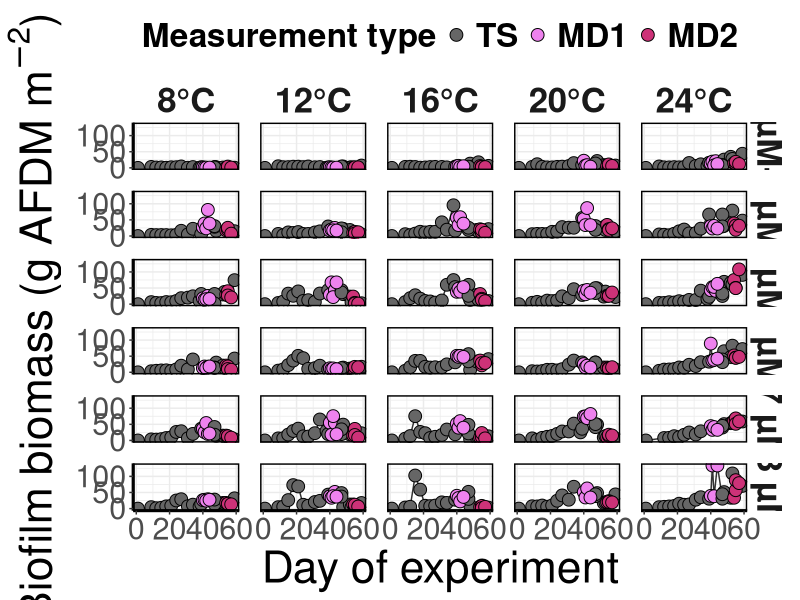
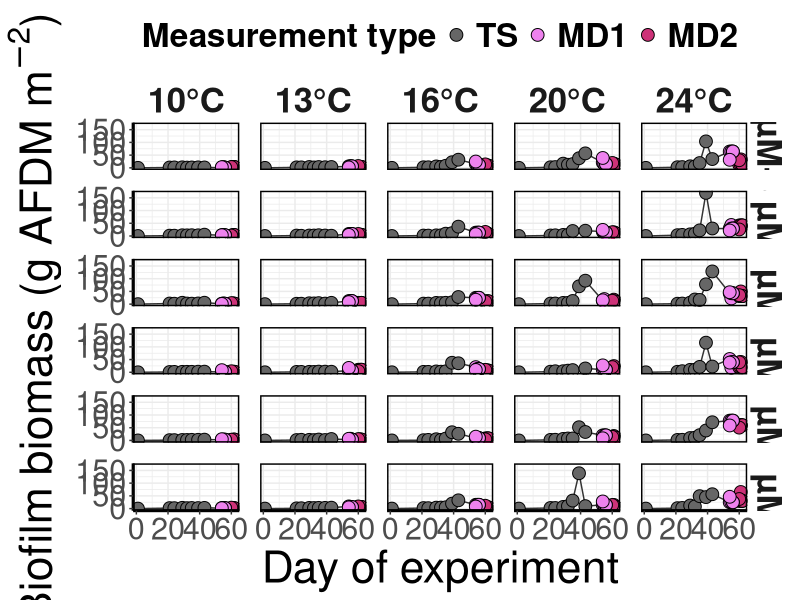
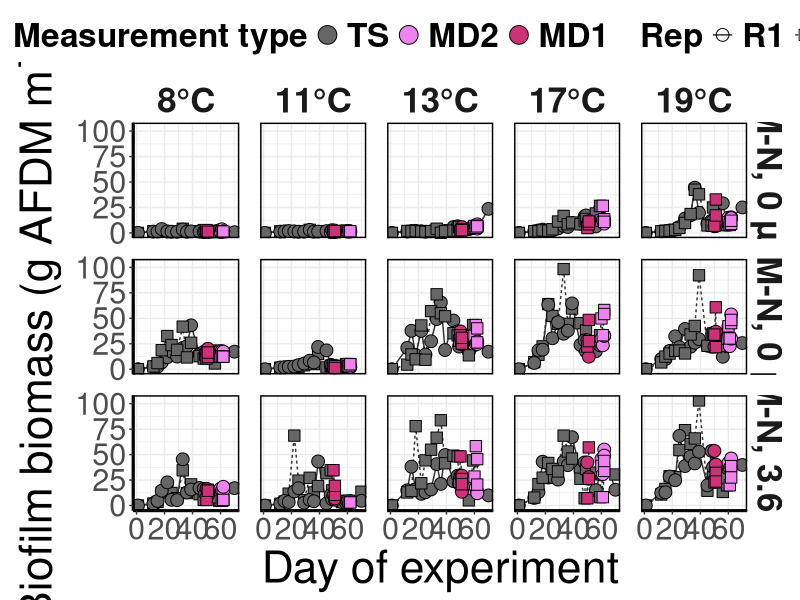

Here is the R script that generated these plots, in order:
# JMH 2023
# Generates Fig. 2, S4, and S5
# update 2 Jul 24

library(tidyverse)

# Data ---- 

## smp dates ----
  D1_2015_met <- as.Date("2015-07-15", format = "%Y-%m-%d")
  D2_2015_met <- as.Date("2015-07-27", format = "%Y-%m-%d")
  D1_2015_up <- as.Date("2015-07-20", format = "%Y-%m-%d")
  D2_2015_up <- as.Date("2015-07-28", format = "%Y-%m-%d")
  # these are split over 2 days, took second
  D1_2015_nfix <- as.Date("2015-07-17", format = "%Y-%m-%d")
  D2_2015_nfix <- as.Date("2015-07-30", format = "%Y-%m-%d")
  
  D1_2016_met <- as.Date("2016-07-27", format = "%Y-%m-%d")
  D2_2016_met <- as.Date("2016-08-02", format = "%Y-%m-%d")
  D1_2016_up <- as.Date("2016-07-28", format = "%Y-%m-%d") 
  D2_2016_up <- as.Date("2016-08-03", format = "%Y-%m-%d")
  # these are split over 2 days, took second
  D1_2016_nfix <- as.Date("2016-07-26", format = "%Y-%m-%d")
  D2_2016_nfix <- as.Date("2016-08-01", format = "%Y-%m-%d")
  
  D1_2017_met <- as.Date("2017-07-11", format = "%Y-%m-%d")
  D2_2017_met <- as.Date("2017-07-22", format = "%Y-%m-%d")
  D1_2017_up <- as.Date("2017-07-12", format = "%Y-%m-%d")
  D2_2017_up <- as.Date("2017-07-23", format = "%Y-%m-%d")
  # these are split over 2 days, took second
  D1_2017_nfix <- as.Date("2017-07-15", format = "%Y-%m-%d")
  D2_2017_nfix <- as.Date("2017-07-21", format = "%Y-%m-%d")

BMsmp2015 <- read.csv("01_Data/2015ChannelAFDM_cleaned.csv", row.names = 1) %>% 
              pivot_longer(cols = c(Met_gAFDM_m2:Nfix_gAFDM_m2), names_to = "Response", values_to = "gAFDM_m2") %>% 
              mutate(MetDate2 = case_when(MetDate == "D1" & Response == "Met_gAFDM_m2" ~ D1_2015_met,
                                          MetDate == "D2" & Response == "Met_gAFDM_m2" ~ D2_2015_met,
                                          MetDate == "D1" & (Response == "Nup_gAFDM_m2" | Response == "Pup_gAFDM_m2") ~ D1_2015_up,
                                          MetDate == "D2" & (Response == "Nup_gAFDM_m2" | Response == "Pup_gAFDM_m2") ~ D2_2015_up,
                                          MetDate == "D1" & Response == "Nfix_gAFDM_m2" ~ D1_2015_nfix,
                                          MetDate == "D2" & Response == "Nfix_gAFDM_m2" ~ D2_2015_nfix))

BMsmp2016 <- read.csv("01_Data/2016ChannelAFDM_cleaned.csv", row.names = 1) %>% 
  pivot_longer(cols = c(Met_gAFDM_m2:Nfix_gAFDM_m2), names_to = "Response", values_to = "gAFDM_m2") %>% 
  mutate(MetDate2 = case_when(ExpDay2 == "D1" & Response == "Met_gAFDM_m2" ~ D1_2016_met,
                              ExpDay2 == "D2" & Response == "Met_gAFDM_m2" ~ D2_2016_met,
                              ExpDay2 == "D1" & (Response == "Nup_gAFDM_m2" | Response == "Pup_gAFDM_m2") ~ D1_2016_up,
                              ExpDay2 == "D2" & (Response == "Nup_gAFDM_m2" | Response == "Pup_gAFDM_m2") ~ D2_2016_up,
                              ExpDay2 == "D1" & Response == "Nfix_gAFDM_m2" ~ D1_2016_nfix,
                              ExpDay2 == "D2" & Response == "Nfix_gAFDM_m2" ~ D2_2016_nfix))

# no n fix afdm on this date
BMsmp2017 <- read.csv("01_Data/2017ChannelAFDM_cleaned.csv", row.names = 1)%>% 
  pivot_longer(cols = c(Met_gAFDM_m2:Pup_gAFDM_m2), names_to = "Response", values_to = "gAFDM_m2") %>% 
  mutate(MetDate2 = case_when(ExpDay2 == "D1" & Response == "Met_gAFDM_m2" ~ D1_2017_met,
                              ExpDay2 == "D2" & Response == "Met_gAFDM_m2" ~ D2_2017_met,
                              ExpDay2 == "D1" & (Response == "Nup_gAFDM_m2" | Response == "Pup_gAFDM_m2") ~ D1_2017_up,
                              ExpDay2 == "D2" & (Response == "Nup_gAFDM_m2" | Response == "Pup_gAFDM_m2") ~ D2_2017_up))

## time series
BioDynExpCodes <- read.csv("01_Data/00_DefinBMts.csv", row.names = 1) %>% 
                      select(Y, channel, TempF, nitrogen_ugL, phosphorus_ugL) %>% 
                      distinct()

ExpDays2015_date <- seq(as.Date("2015-06-04"), as.Date("2015-08-01"), by = "day")
ExpDays2015_days <- seq(seq(1,59, by = 1))
ExpDays2015 <- as.data.frame(cbind(ExpDays2015_date, ExpDays2015_days)) %>% 
                  mutate(ExpDays2015_date = as.Date(ExpDays2015_date))
names(ExpDays2015) <- c("date", "ExpDays")


ExpDays2016_date <- seq(as.Date("2016-06-03"), as.Date("2016-08-03"), by = "day")
ExpDays2016_days <- seq(seq(1,62, by = 1))
ExpDays2016 <- as.data.frame(cbind(ExpDays2016_date, ExpDays2016_days)) %>% 
  mutate(ExpDays2016_date = as.Date(ExpDays2016_date))
names(ExpDays2016) <- c("date", "ExpDays")

ExpDays2017_date <- seq(as.Date("2017-05-23"), as.Date("2017-07-31"), by = "day")
ExpDays2017_days <- seq(seq(1,70, by = 1))
ExpDays2017 <- as.data.frame(cbind(ExpDays2017_date, ExpDays2017_days)) %>% 
  mutate(ExpDays2017_date = as.Date(ExpDays2017_date))
names(ExpDays2017) <- c("date", "ExpDays")

ExpDays <- rbind(ExpDays2015, ExpDays2016, ExpDays2017)

BioDyn <- read.csv("01_Data/00_DefinBMts.csv", row.names = 1) %>% 
  select(-c(ID, Y_chan, date_chan, afdm_g_m2.la, TempF:phosphorus_ugL, TempK, Y, ExpDay)) %>% 
  filter(!is.na(afdm_g_m2)) %>% 
  mutate(date = as.Date(date, format = "%Y-%m-%d")) %>% 
  full_join(BMsmp2015 %>% 
              select(-MetDate) %>% 
              rename(gAFDM_m2_2015 = gAFDM_m2), by = c("date" = "MetDate2", "channel" = "channel")) %>% 
  mutate(Response = ifelse(is.na(Response), "TS", Response)) %>% 
  full_join(BMsmp2016 %>% 
              select(-ExpDay2, -Year) %>% 
              rename(gAFDM_m2_2016 = gAFDM_m2), by = c("date" = "MetDate2", "channel" = "channel", "Response")) %>% 
  full_join(BMsmp2017 %>% 
              select(-ExpDay2, -Year) %>% 
              rename(gAFDM_m2_2017 = gAFDM_m2), by = c("date" = "MetDate2", "channel" = "channel", "Response")) %>% 
  rowwise() %>% 
  # avg any times when there are AFDM from ts and sampling
  mutate(gAFDM_m2_F = mean(c(afdm_g_m2, gAFDM_m2_2015, gAFDM_m2_2016, gAFDM_m2_2017), na.rm = T),
         Y = as.numeric(strftime(date, format = "%Y"))) %>% 
  select(Y, date, channel, Response, gAFDM_m2_F) %>% 
  left_join(ExpDays, by = "date") %>% 
  left_join(BioDynExpCodes, by = c("Y", "channel")) %>% 
  mutate(Nf = as.factor(as.character(nitrogen_ugL)),
         Pf = as.factor(as.character(phosphorus_ugL)),
         date = as.Date(date)) 

# 2015 -----
bio15 <- BioDyn %>% 
  filter(Y == "2015") %>% 
  mutate(TempFval = ifelse(TempF == "A", "8°C", 
                           ifelse(TempF == "B", "12°C",
                                  ifelse(TempF == "C", "16°C",
                                         ifelse(TempF == "D", "20°C",
                                                ifelse(TempF == "E", "24°C","BLAH" )))))) %>% 
  mutate(TempFval = as.factor(TempFval),
    TempFval = fct_relevel(TempFval, c("8°C","12°C","16°C","20°C","24°C"))) %>% 
  mutate(Nf = fct_relevel(Nf, c("0", "25", "50", "100", "150", "200")),
         NuM = case_when(nitrogen_ugL == 0 ~ 0,
                         nitrogen_ugL == 25 ~ 1.8,
                         nitrogen_ugL == 50 ~ 3.6,
                         nitrogen_ugL == 100 ~ 7.1,
                         nitrogen_ugL == 150 ~ 10.7,
                         nitrogen_ugL == 200 ~ 14.3),
         NuM = as.factor(NuM),
         NuM = fct_relevel(NuM, "0", "1.8", "3.6", "7.1", "10.7", "14.3"),
         date_col = case_when(date == "2015-07-13" | date == "2015-07-14" | date == "2015-07-15" | date == "2015-07-16" | date == "2015-07-17" | date == "2015-07-18" ~ "MD1", 
                                date == "2015-07-27" | date == "2015-07-28" | date == "2015-07-29" | date == "2015-07-30" ~ "MD2",
                              TRUE ~ "TS"),
         date_col = as.factor(date_col)) %>% 
  droplevels()


Nlabels_2015 <- c("0 µM-N", "1.8 µM-N", "3.6 µM-N", "7.1 µM-N", "10.7 µM-N", "14.3 µM-N")
names(Nlabels_2015) <-  c("0", "1.8", "3.6", "7.1", "10.7", "14.3")

png("05_Figures4MS/19_Fig1_BMtimeSeries2015.png", units = "in", height = 13, width = 15, res = 300)
ggplot() +
  geom_line(data = bio15, aes(y = gAFDM_m2_F, x = ExpDays), color = "grey20") +
  geom_point(data = bio15, aes(y = gAFDM_m2_F, x = ExpDays, fill = date_col),
             shape = 21, size = 4) +
  facet_grid(NuM ~ TempFval, labeller = labeller(NuM = Nlabels_2015)) +
  xlab("Day of experiment") +
  ylab(expression(paste("Biofilm biomass (g AFDM ",m^-2,")"))) +
  scale_fill_manual(values = c("grey40", "violet", "violetred3"), 
                    name = "Measurement type") +
  theme_bw() +
  theme(panel.background = element_rect(fill = "white", color = "white"),
        panel.border = element_rect(color = "black", fill = "NA", linewidth = 1),
        panel.spacing.x = unit(15, "pt"),
        panel.spacing.y = unit(15, "pt"),
        axis.title.x = element_text(size = 32),
        axis.title.y = element_text(size = 32),
        axis.text = element_text(size = 22),
        axis.line = element_line(color = "black", linewidth = 1),
        plot.background = element_rect(fill = "white", color =  "white"),
        strip.background = element_blank(),
        strip.text.x = element_text(size = 25, face = "bold"),
        strip.text.y = element_text(size = 25, face = "bold"),
        legend.position = "top",
        legend.title = element_text(size = 24, face = "bold"),
        legend.text = element_text(size = 24, face = "bold"),
        legend.key.height = unit(1,"cm")) 
dev.off()

# 2016 ----
bio16 <- BioDyn %>% 
  filter(Y == "2016") %>% 
  mutate(TempFval = ifelse(TempF == "A", "10°C", 
                           ifelse(TempF == "B", "13°C",
                                  ifelse(TempF == "C", "16°C",
                                         ifelse(TempF == "D", "20°C",
                                                ifelse(TempF == "E", "24°C","BLAH" )))))) %>% 
  mutate(TempFval = as.factor(TempFval),
         TempFval = fct_relevel(TempFval, c("10°C","13°C","16°C","20°C","24°C"))) %>% 
  mutate(Pf = fct_relevel(Pf, c("0", "25", "50", "100", "150", "200")),
         PuM = case_when(phosphorus_ugL == 0 ~ 0,
                         phosphorus_ugL == 25 ~ 0.8,
                         phosphorus_ugL == 50 ~ 1.6,
                         phosphorus_ugL == 100 ~ 3.6,
                         phosphorus_ugL == 150 ~ 4.8,
                         phosphorus_ugL == 200 ~ 6.5),
         PuM = as.factor(PuM),
         PuM = fct_relevel(PuM, "0", "0.8", "1.6", "3.6", "4.8", "6.5"),
         date_col = case_when(date %in% c(D1_2016_met, D1_2016_up, D1_2016_nfix) ~ "MD1",
                              date %in% c(D2_2016_met, D2_2016_up, D2_2016_nfix) ~ "MD2",
                              TRUE ~ "TS"),
         date_col = as.factor(date_col)) %>% 
  droplevels()

Plabels_2016 <- c("0 µM-N", "0.8 µM-P", "1.6 µM-P", "3.6 µM-P", "4.8 µM-P", "6.5 µM-P")
names(Plabels_2016) <-  c("0", "0.8", "1.6", "3.6", "4.8", "6.5")

png("05_Figures4MS/19_FigS5_BMtimeSeries2016.png", units = "in", height = 12, width = 15, res = 300)
ggplot() +
  geom_line(data = bio16, aes(y = gAFDM_m2_F, x = ExpDays), color = "grey20") +
  geom_point(data = bio16, aes(y = gAFDM_m2_F, x = ExpDays, fill = date_col),
             shape = 21, size = 4) +
  facet_grid(PuM ~ TempFval,
             labeller = labeller(PuM = Plabels_2016)) +
  xlab("Day of experiment") +
  ylab(expression(paste("Biofilm biomass (g AFDM ",m^-2,")"))) +
  scale_fill_manual(values = c("grey40", "violet", "violetred3"), 
                    name = "Measurement type") +
  # scale_y_continuous(sec.axis = sec_axis(trans = ~.))+
  theme_bw() +
  theme(panel.background = element_rect(fill = "white", color = "white"),
        panel.border = element_rect(color = "black", fill = "NA", size = 1),
        panel.spacing.x = unit(15, "pt"),
        panel.spacing.y = unit(15, "pt"),
        axis.title.x = element_text(size = 32),
        axis.title.y = element_text(size = 32),
        axis.text = element_text(size = 22),
        axis.line = element_line(color = "black", size = 1),
        plot.background = element_rect(fill = "white", color =  "white"),
        strip.background = element_blank(),
        # strip.background = element_rect(fill = "grey", color =  "white"),
        strip.text.x = element_text(size = 25, face = "bold"),
        strip.text.y = element_text(size = 25, face = "bold"),
        # strip.placement = "outside",
        legend.position = "top",
        legend.title = element_text(size = 24, face = "bold"),
        legend.text = element_text(size = 24, face = "bold"),
        legend.key.height = unit(1,"cm")) 
dev.off()


# 2017 ----
bio17 <- BioDyn %>% 
  filter(Y == "2017")%>% 
  mutate(TempFval = ifelse(TempF == "A", "8°C", 
                           ifelse(TempF == "B", "11°C",
                                  ifelse(TempF == "C", "13°C",
                                         ifelse(TempF == "D", "17°C",
                                                ifelse(TempF == "E", "19°C","BLAH" )))))) %>% 
  mutate(TempFval = as.factor(TempFval),
         TempFval = fct_relevel(TempFval, c("8°C","11°C","13°C","17°C","19°C"))) %>% 
  mutate(NandP = paste0(Nf," ", Pf)) %>% 
  mutate(NandP2 = ifelse(NandP == "0 0", "0 N, 0 P",
                         ifelse(NandP == "50 0", "50 N, 0 P",
                                ifelse(NandP == "50 111", "50 N, 111 P", "BLAH")))) %>% 
  mutate(NandP_uM = case_when(NandP2 == "0 N, 0 P" ~ "0 N, 0 P",
                              NandP2 == "50 N, 0 P" ~ "3.6 N, 0 P",
                              NandP2 == "50 N, 111 P" ~ "3.6 N, 3.6 P"),
         NandP_uM = as.factor(NandP_uM),
         NandP_uM = fct_relevel(NandP_uM, "0 N, 0 P","3.6 N, 0 P","3.6 N, 3.6 P"),
         date_col = case_when(date %in% c(D1_2017_met, D1_2017_up, D1_2017_nfix) ~ "MD1",
                              date %in% c(D2_2017_met, D2_2017_up, D2_2017_nfix) ~ "MD2",
                              TRUE ~ "TS"),
         date_col = as.factor(date_col),
         Rep = as.factor(ifelse(channel <= 15, "R1", "R2"))) %>%
  # remove 2 big outliers
  filter(!(date == "2017-07-12" & channel == "12" & Response == "Nup_gAFDM_m2")) %>% 
  filter(!(date == "2017-07-10" & channel == "12" )) %>% 
  droplevels() 

NPlabels_2017 <- c("0 µM-N, 0 µM-P","3.6 µM-N, 0 µM-P","3.6 µM-N, 3.6 µM-P")
names(NPlabels_2017) <-  c("0 N, 0 P","3.6 N, 0 P","3.6 N, 3.6 P")

png("05_Figures4MS/19_FigS6_BMtimeSeries2017.png", units = "in", height = 12, width = 15, res = 300)
ggplot() +
  geom_line(data = bio17, aes(y = gAFDM_m2_F, x = ExpDays, linetype = Rep), color = "grey20") +
  geom_point(data = bio17, aes(y = gAFDM_m2_F, x = ExpDays, fill = date_col, shape = Rep),
              size = 4) +
  facet_grid(NandP_uM ~ TempFval,
             labeller = labeller(NandP_uM = NPlabels_2017)) +
  xlab("Day of experiment") +
  ylab(expression(paste("Biofilm biomass (g AFDM ",m^-2,")"))) +
  scale_fill_manual(values = c("grey40", "violet", "violetred3"), 
                    name = "Measurement type") +
  scale_shape_manual(values = c(21,22)) +
  guides(fill = guide_legend(override.aes = list(shape=21, size = 6))) +
  theme_bw() +
  theme(panel.background = element_rect(fill = "white", color = "white"),
        panel.border = element_rect(color = "black", fill = "NA", size = 1),
        panel.spacing.x = unit(15, "pt"),
        panel.spacing.y = unit(15, "pt"),
        axis.title.x = element_text(size = 32),
        axis.title.y = element_text(size = 32),
        axis.text = element_text(size = 22),
        axis.line = element_line(color = "black", size = 1),
        plot.background = element_rect(fill = "white", color =  "white"),
        strip.background = element_blank(),
        # strip.background = element_rect(fill = "grey", color =  "white"),
        strip.text.x = element_text(size = 25, face = "bold"),
        strip.text.y = element_text(size = 25, face = "bold"),
        legend.position = "top",
        legend.title = element_text(size = 24, face = "bold"),
        legend.text = element_text(size = 24, face = "bold"),
        legend.key.height = unit(1,"cm")) 
dev.off()

# save/load
# save.image("02b_Script_SavedImages/19_Fig2_S2S3_BiomassDynamics_Rdat")
# load("02b_Script_SavedImages/19_Fig2_S2S3_BiomassDynamics_Rdat")

